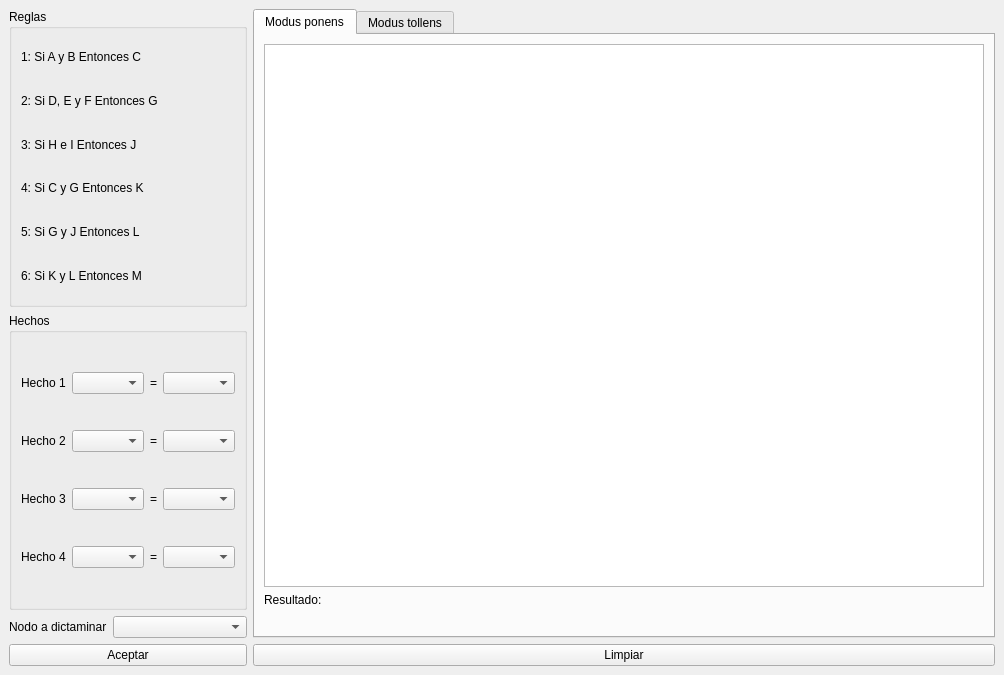
<?xml version="1.0" encoding="UTF-8"?>
<ui version="4.0">
 <class>MainWindow</class>
 <widget class="QMainWindow" name="MainWindow">
  <property name="geometry">
   <rect>
    <x>0</x>
    <y>0</y>
    <width>1004</width>
    <height>675</height>
   </rect>
  </property>
  <property name="windowTitle">
   <string>Encadenamiento de reglas</string>
  </property>
  <widget class="QWidget" name="centralwidget">
   <layout class="QGridLayout" name="gridLayout_2">
    <item row="3" column="0">
     <widget class="QLabel" name="label_5">
      <property name="text">
       <string>Nodo a dictaminar</string>
      </property>
     </widget>
    </item>
    <item row="11" column="3">
     <widget class="QPushButton" name="limpiar_pushButton">
      <property name="text">
       <string>Limpiar</string>
      </property>
     </widget>
    </item>
    <item row="2" column="0" colspan="3">
     <widget class="QGroupBox" name="groupBox">
      <property name="title">
       <string>Hechos</string>
      </property>
      <layout class="QGridLayout" name="gridLayout">
       <item row="7" column="2">
        <widget class="QLabel" name="label_7">
         <property name="text">
          <string>=</string>
         </property>
        </widget>
       </item>
       <item row="8" column="2">
        <widget class="QLabel" name="label_8">
         <property name="text">
          <string>=</string>
         </property>
        </widget>
       </item>
       <item row="7" column="0">
        <widget class="QLabel" name="label_2">
         <property name="text">
          <string>Hecho 2</string>
         </property>
        </widget>
       </item>
       <item row="3" column="1">
        <widget class="QComboBox" name="h1_comboBox"/>
       </item>
       <item row="7" column="3">
        <widget class="QComboBox" name="h2vf_comboBox"/>
       </item>
       <item row="9" column="3">
        <widget class="QComboBox" name="h4vf_comboBox"/>
       </item>
       <item row="9" column="2">
        <widget class="QLabel" name="label_9">
         <property name="text">
          <string>=</string>
         </property>
        </widget>
       </item>
       <item row="8" column="1">
        <widget class="QComboBox" name="h3_comboBox"/>
       </item>
       <item row="3" column="2">
        <widget class="QLabel" name="label_6">
         <property name="text">
          <string>=</string>
         </property>
        </widget>
       </item>
       <item row="9" column="0">
        <widget class="QLabel" name="label_3">
         <property name="text">
          <string>Hecho 4</string>
         </property>
        </widget>
       </item>
       <item row="8" column="0">
        <widget class="QLabel" name="label_4">
         <property name="text">
          <string>Hecho 3</string>
         </property>
        </widget>
       </item>
       <item row="3" column="3">
        <widget class="QComboBox" name="h1vf_comboBox"/>
       </item>
       <item row="8" column="3">
        <widget class="QComboBox" name="h3vf_comboBox"/>
       </item>
       <item row="3" column="0">
        <widget class="QLabel" name="label">
         <property name="text">
          <string>Hecho 1</string>
         </property>
        </widget>
       </item>
       <item row="9" column="1">
        <widget class="QComboBox" name="h4_comboBox"/>
       </item>
       <item row="7" column="1">
        <widget class="QComboBox" name="h2_comboBox"/>
       </item>
      </layout>
     </widget>
    </item>
    <item row="1" column="0" colspan="3">
     <widget class="QGroupBox" name="groupBox_2">
      <property name="styleSheet">
       <string notr="true"/>
      </property>
      <property name="title">
       <string>Reglas</string>
      </property>
      <layout class="QGridLayout" name="gridLayout_3">
       <item row="1" column="0">
        <widget class="QLabel" name="label_11">
         <property name="text">
          <string>2: Si D, E y F Entonces G</string>
         </property>
        </widget>
       </item>
       <item row="2" column="0">
        <widget class="QLabel" name="label_12">
         <property name="text">
          <string>3: Si H e I Entonces J</string>
         </property>
        </widget>
       </item>
       <item row="3" column="0">
        <widget class="QLabel" name="label_13">
         <property name="text">
          <string>4: Si C y G Entonces K</string>
         </property>
        </widget>
       </item>
       <item row="0" column="0">
        <widget class="QLabel" name="label_10">
         <property name="text">
          <string>1: Si A y B Entonces C</string>
         </property>
        </widget>
       </item>
       <item row="4" column="0">
        <widget class="QLabel" name="label_14">
         <property name="text">
          <string>5: Si G y J Entonces L</string>
         </property>
        </widget>
       </item>
       <item row="5" column="0">
        <widget class="QLabel" name="label_15">
         <property name="text">
          <string>6: Si K y L Entonces M</string>
         </property>
        </widget>
       </item>
      </layout>
     </widget>
    </item>
    <item row="11" column="0" colspan="3">
     <widget class="QPushButton" name="aceptar_pushButton">
      <property name="text">
       <string>Aceptar</string>
      </property>
     </widget>
    </item>
    <item row="3" column="1" colspan="2">
     <widget class="QComboBox" name="nodo_comboBox"/>
    </item>
    <item row="1" column="3" rowspan="3">
     <widget class="QTabWidget" name="tabWidget">
      <property name="currentIndex">
       <number>0</number>
      </property>
      <widget class="QWidget" name="tab">
       <attribute name="title">
        <string>Modus ponens</string>
       </attribute>
       <layout class="QVBoxLayout" name="verticalLayout">
        <item>
         <widget class="QGraphicsView" name="mp_graphicsView"/>
        </item>
        <item>
         <widget class="QLabel" name="label_16">
          <property name="layoutDirection">
           <enum>Qt::LeftToRight</enum>
          </property>
          <property name="text">
           <string>Resultado:</string>
          </property>
          <property name="alignment">
           <set>Qt::AlignLeading|Qt::AlignLeft|Qt::AlignVCenter</set>
          </property>
         </widget>
        </item>
        <item>
         <widget class="QLabel" name="resultadomp_label">
          <property name="text">
           <string/>
          </property>
         </widget>
        </item>
       </layout>
      </widget>
      <widget class="QWidget" name="tab_2">
       <attribute name="title">
        <string>Modus tollens</string>
       </attribute>
       <layout class="QVBoxLayout" name="verticalLayout_2">
        <item>
         <widget class="QGraphicsView" name="mt_graphicsView"/>
        </item>
        <item>
         <widget class="QLabel" name="label_17">
          <property name="text">
           <string>Resultado:</string>
          </property>
         </widget>
        </item>
        <item>
         <widget class="QLabel" name="resultadomt_label">
          <property name="text">
           <string/>
          </property>
         </widget>
        </item>
       </layout>
      </widget>
     </widget>
    </item>
   </layout>
  </widget>
 </widget>
 <resources/>
 <connections/>
</ui>
